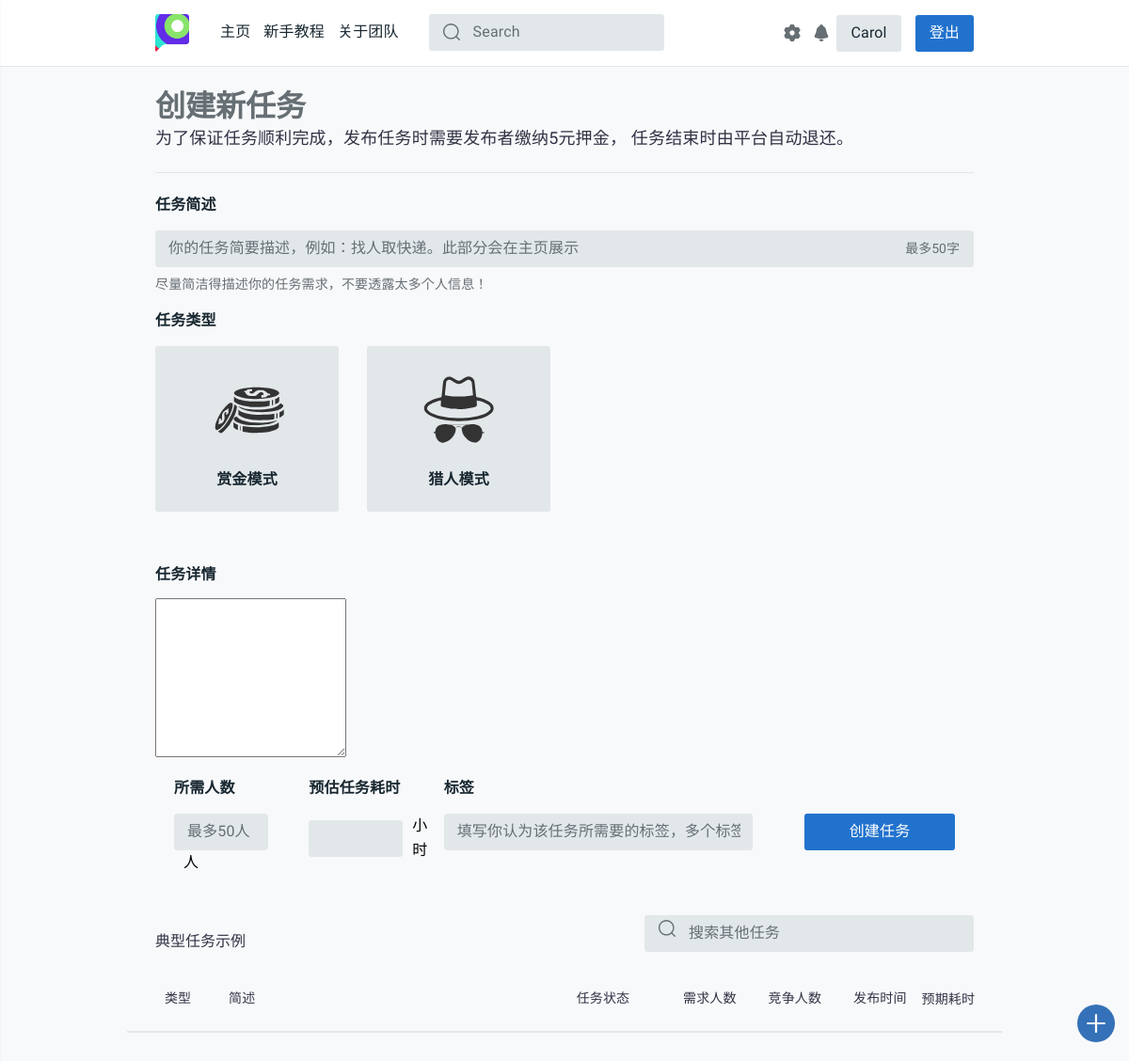
The page /create-task/ (signed in) on the database as committed earlier.
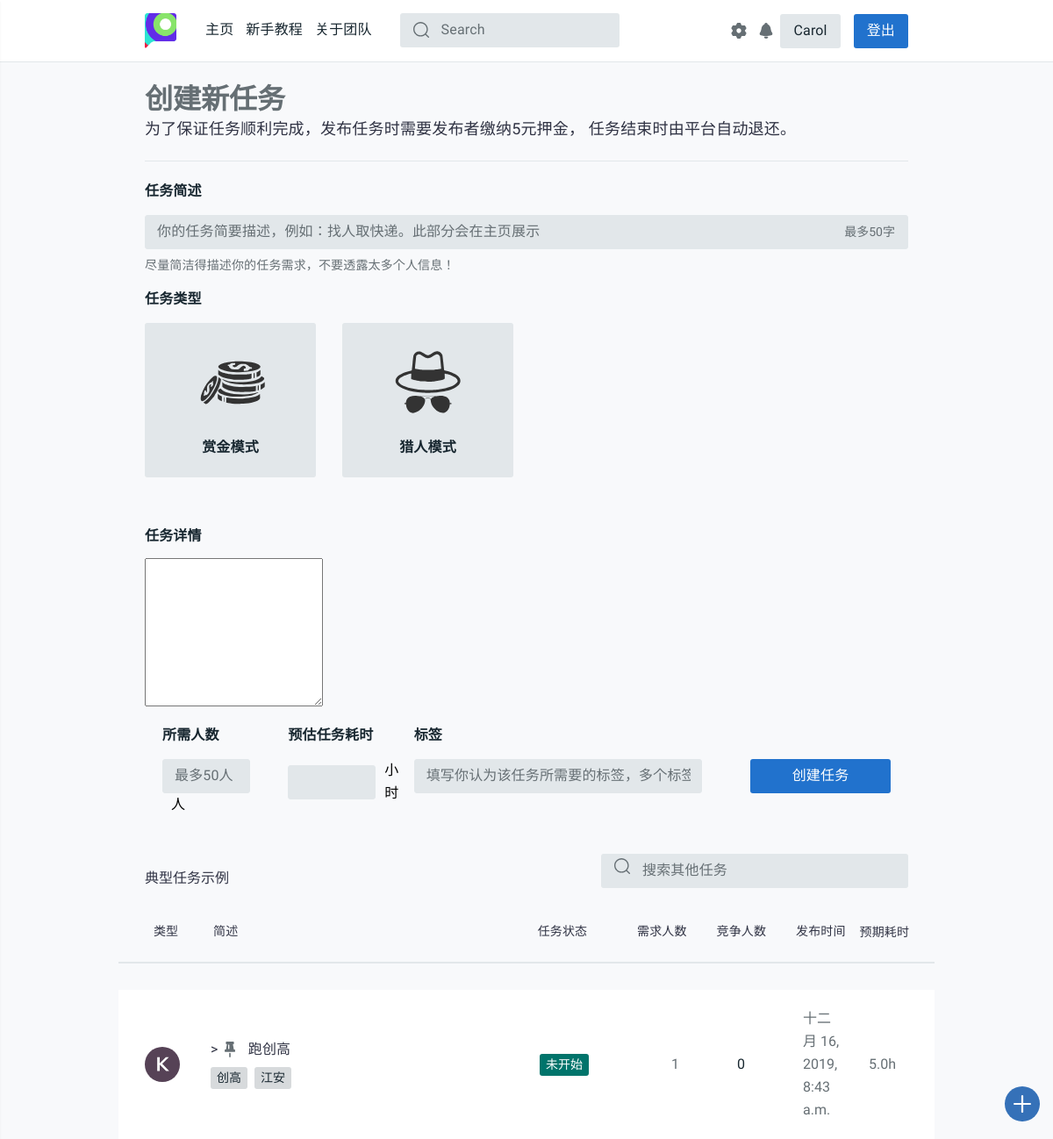
The same page on the database as committed later.
### task_platform/models.py (models this page shows, shortened)
class Task(models.Model):
    state = (('未开始', 'waitting'), ('进行中', 'processing'), ('中止', 'abort'),
             ('撤销', 'revoke'), ('超时', 'timeout'), ('完成', 'completed'))
    publisher = models.CharField(max_length=128)
    pub_time = models.DateTimeField(auto_now_add=True)
    begin_time = models.DateTimeField(null=True, blank=True)
    end_time = models.DateTimeField(null=True, blank=True)
    people_needed = models.IntegerField(default=1)
    people_now = models.IntegerField(default=0)
    expected_time_consuming = models.DecimalField(
        max_digits=12, decimal_places=1, default=0.0)
    task_description = models.CharField(max_length=50, default="None")
    task_detail = RichTextUploadingField(default='None')
    task_state = models.CharField(max_length=32, choices=state, default='未开始')
    task_class = models.CharField(max_length=48, default='赏金模式')
    class Meta:
        ordering = ['pub_time']
        verbose_name = '任务'
        verbose_name_plural = '任务'

class Task_tags(models.Model):
    sig_tag = models.CharField(max_length=20, default="None")
    task_id = models.IntegerField(default="0")
    def __str__(self):
        return self.sig_tag
    class Meta:
        verbose_name = "任务标签"
        verbose_name_plural = "任务标签"

### task_platform/views.py (the view, shortened to what this page needs)
# urls.py: path('create-task/', views.create_task, name='create-task'),
def create_task(request):
    DEPOSIT = settings.DEPOSIT
    username = request.session.get('user_name', None)
    if not username:
        return redirect('/login/')
    notice_room = '/chatroom/{}'.format(get_notice_room_id(username))
    notice_num = chatinfo_num(username)
    user = User.objects.get(name=username)
    student_id = user.stu_id
    phone = user.phone
    dept = user.dept
    if user.dept == 'None':
        dept = '暂无信息'
    tag_list = []
    finder = {
        '未开始': '9', '进行中': '2',
        '中止': '3', '撤销': '3',
        '超时': '3', '完成': '4'
    }
    latest_task_list = Task.objects.order_by('-pub_time')
    for task in latest_task_list:
        color = 'tt-color0{} tt-badge'.format(finder[task.task_state])
        tag_list.append(
            (task, color,
             Task_tags.objects.filter(task_id=task.id).order_by('sig_tag')))
    return render(request, 'task_platform/create-task.html', locals())

### task_platform/views.py (called while the page is built)
@csrf_exempt
def get_notice_room_id(username):
    md5 = hashlib.md5()
    md5.update(username.encode())
    return md5.hexdigest()

def chatinfo_num(username):
    withs = Withdraw.objects.filter(username=username, state='完成', noticed=False)
    for each_with in withs:
        send_notice(username, '恭喜您，您于{}发起的提现{}元的请求已经接受，请查看您支付宝余额，如果有问题请联系platform_office@163.com。'.format(each_with.start_time.strftime('%Y-%m-%d %M:%H:%S'), each_with.money))
        each_with.noticed = True
        each_with.save()
    chatnum = ChatVision.objects.filter(username=username, has_seen=False).count()
    return chatnum

### task_platform/templates/task_platform/create-task.html (shortened to what the changed rows need)
{% extends 'task_platform/base.html' %}
{% load staticfiles %}
{% block content %}
<head>
  <link rel="stylesheet" href="{% static 'css/style.css' %}">
</head>
<main id="tt-pageContent">
  <div class="container">
    <div class="tt-wrapper-inner">
      <h1>创建新任务</h1>
    </div>
    <div class="tt-topic-list tt-offset-top-30">
      {% if tag_list %}
      {% for task, color, tags in tag_list %}
      <div class="tt-item">
        <div class="tt-col-avatar">
          <svg class="tt-icon">
            <use xlink:href="#icon-ava-k"></use>
          </svg>
        </div>
        <div class="tt-col-description">
          <h6 class="tt-title"><a href="{% url 'detail' task.id %}">
              >
              <svg class="tt-icon">
                <use xlink:href="#icon-pinned"></use>
              </svg>
              {{ task.task_description }}
                        </a></h6>
          <div class="row align-items-center no-gutters">
            <div class="col-11">
              <ul class="tt-list-badge">
                {% for tag in tags %}
                <li><a><span class="tt-badge">{{ tag }}</span></a></li>
                {% endfor%}
              </ul>
            </div>
            </div>
          </div>
          <div class="tt-col-category"><span class="{{ color }}">{{ task.task_state }}</span></div>
          <div class="tt-col-value hide-mobile">{{ task.people_needed }}</div>
            <div class="tt-col-value tt-color-select hide-mobile">{{ task.people_now }}</div>
              <div class="tt-col-value hide-mobile">{{ task.pub_time }}</div>
                <div class="tt-col-value hide-mobile"> {{ task.expected_time_consuming }}h </div>
                </div>
                {% endfor %}
                {% endif %}
              </div>
            </div>
</main>
{% endblock %}

Rows that differ between the two databases and show on the page:
added Task: task_description "跑创高", task_state "未开始", people_needed "1", people_now "0", pub_time "十二月 16, 2019, 8:43 a.m.", expected_time_consuming "5.0"
added Task_tags: sig_tag "创高"
added Task_tags: sig_tag "江安"
